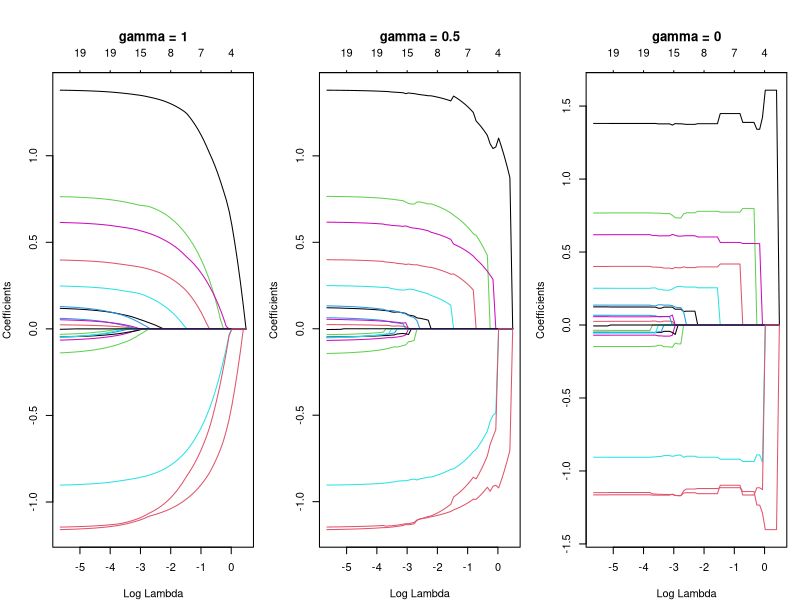
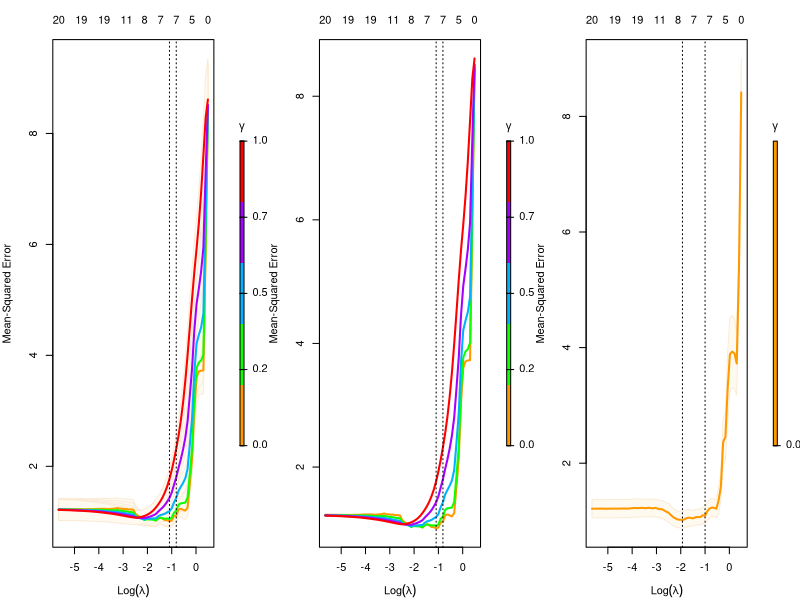

Reproduce these figures in R, in order.
## ---- chunk 1
# the code in this chunk enables us to truncate the print output for each
# chunk using the `out.lines` option
# save the built-in output hook
hook_output <- knitr::knit_hooks$get("output")

# set a new output hook to truncate text output
knitr::knit_hooks$set(output = function(x, options) {
  if (!is.null(n <- options$out.lines)) {
    x <- xfun::split_lines(x)
    if (length(x) > n) {
      # truncate the output
      x <- c(head(x, n), "....\n")
    }
    x <- paste(x, collapse = "\n")
  }
  hook_output(x, options)
})
## ---- chunk 2
library(glmnet)
data(QuickStartExample)
x <- QuickStartExample$x
y <- QuickStartExample$y
fit <- glmnet(x, y, relax = TRUE)
print(fit)
## ---- chunk 3
par(mfrow = c(1, 3), mar=c(4,4,5.5,1))
plot(fit, main = "gamma = 1")
plot(fit, gamma = 0.5, main = "gamma = 0.5")
plot(fit, gamma = 0, main = "gamma = 0")
## ---- chunk 4
set.seed(1)
cfit <- cv.glmnet(x, y, relax = TRUE)
plot(cfit)
## ---- chunk 5
plot(cfit, se.bands = FALSE)
## ---- chunk 6
predict(cfit, newx = x[1:5, ], s = "lambda.min", gamma = "gamma.min")
## ---- chunk 7
print(cfit)
## ---- chunk 8
fit <- glmnet(x,y)
fitr <- relax.glmnet(fit, x = x, y = y)
## ---- chunk 9
print(cfit)
print.cv.glmnet(cfit)
## ---- chunk 10
fitr <- cv.glmnet(x, y, gamma = 0, relax = TRUE)
plot(fitr)
